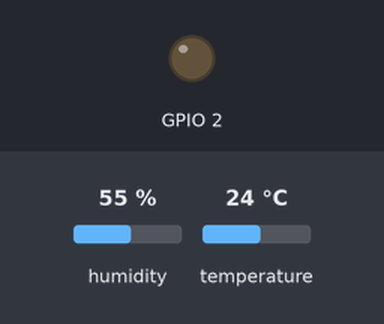
A sketch run on a simulated ESP8266 (NodeMCU). Shown: output pins drawn as LEDs (lit = HIGH). The test bench sets the inputs (shaded band); at power-on: humidity 55 %, temperature 24 °C. WiFi joins after 1.5 s; servers stay silent unless stated; uploads are accepted with an empty reply; what the sketch prints to the serial monitor is not drawn.

Above: at 0.0 s.
At 1.6 s:
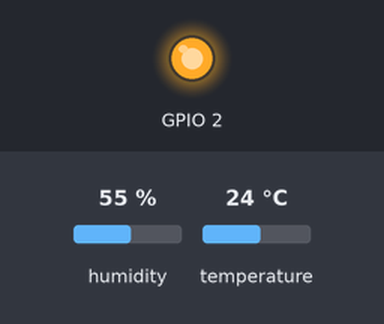
Timing chart, 0 to 3.3 s (numbered marks = the images above):
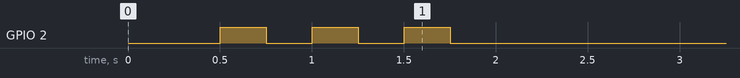

The sketch:

sketch.ino
```cpp
#include <ESP8266WiFi.h>
#include <ESP8266HTTPClient.h>
#include <WiFiClient.h>
#include "DHT.h"

DHT dht(5, DHT11);

const char* ssid = "test";
const char* password = "test";
const char* host = "192.168.0.1:5000";

//WiFiServer server(80);

//String header;
String message;
void setup_wifi(){
    WiFi.begin(ssid, password);
    Serial.print("Connecting");
    while(WiFi.status() != WL_CONNECTED){
        Serial.print(".");
        digitalWrite(2, HIGH);
        delay(250);
        digitalWrite(2, LOW);
        delay(250);
    }
    Serial.print("\nSuccessfully connected to: ");
    Serial.println(ssid);
    Serial.print("Ip address: ");
    Serial.println(WiFi.localIP());
}
void setup()
{
    Serial.begin(115200);
    dht.begin();

    delay(500);

    //WiFi.mode(WIFI_STA); //station mode - after losing connection it will try to connect to last access point


	pinMode(2, OUTPUT);
    //Serial.setTimeout(10);
    setup_wifi();
    digitalWrite(2, LOW);
}

void loop()
{


    int humidity = dht.readHumidity();
    Serial.print(humidity);
    Serial.print("RH% | ");

    int temperature = dht.readTemperature();
    Serial.print(temperature);
    Serial.println("*C");

    if(WiFi.status() != WL_CONNECTED){
        setup_wifi();
    }
    else{
        WiFiClient client;
        HTTPClient http;

        http.begin(client, "http://192.168.0.182:5000/projects/1/push");
        http.addHeader("Content-Type", "text/plain");

        int httpCode = http.POST(String(temperature));
        http.end();
    }
    delay(2500);
}

/*void serialEvent()
{
    message = Serial.readStringUntil('\n');

    if(message == "on"){
        digitalWrite(2, HIGH);
    }
    else if (message == "off"){
        digitalWrite(2, LOW);
    }
}*/
```
